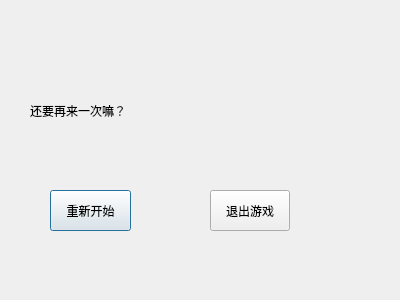
<?xml version="1.0" encoding="UTF-8"?>
<ui version="4.0">
 <class>Dialog</class>
 <widget class="QDialog" name="Dialog">
  <property name="geometry">
   <rect>
    <x>0</x>
    <y>0</y>
    <width>400</width>
    <height>300</height>
   </rect>
  </property>
  <property name="windowTitle">
   <string>Dialog</string>
  </property>
  <widget class="QPushButton" name="pushButton">
   <property name="geometry">
    <rect>
     <x>50</x>
     <y>190</y>
     <width>81</width>
     <height>41</height>
    </rect>
   </property>
   <property name="text">
    <string>重新开始</string>
   </property>
  </widget>
  <widget class="QPushButton" name="pushButton_2">
   <property name="geometry">
    <rect>
     <x>210</x>
     <y>190</y>
     <width>80</width>
     <height>41</height>
    </rect>
   </property>
   <property name="text">
    <string>退出游戏</string>
   </property>
  </widget>
  <widget class="QLabel" name="label">
   <property name="geometry">
    <rect>
     <x>30</x>
     <y>70</y>
     <width>341</width>
     <height>81</height>
    </rect>
   </property>
   <property name="text">
    <string>还要再来一次嘛？</string>
   </property>
  </widget>
 </widget>
 <resources/>
 <connections/>
</ui>
